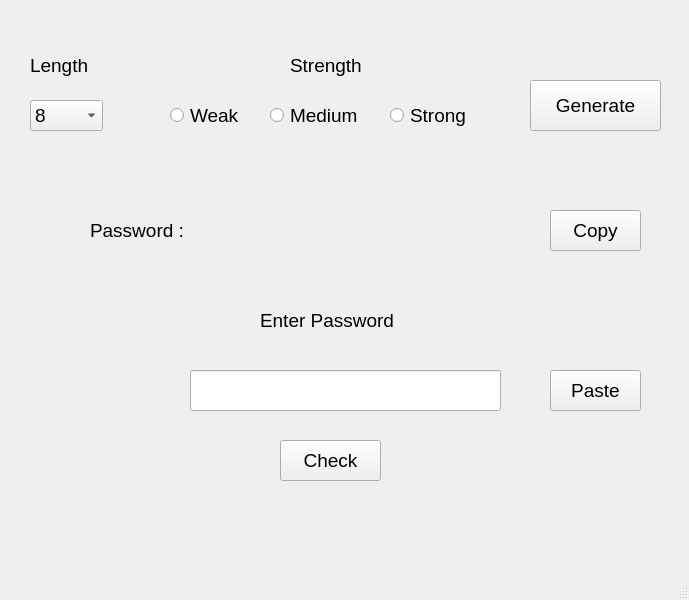
<?xml version="1.0" encoding="UTF-8"?>
<ui version="4.0">
 <class>MainWindow</class>
 <widget class="QMainWindow" name="MainWindow">
  <property name="geometry">
   <rect>
    <x>0</x>
    <y>0</y>
    <width>689</width>
    <height>600</height>
   </rect>
  </property>
  <property name="windowTitle">
   <string>Password Generator</string>
  </property>
  <widget class="QWidget" name="centralwidget">
   <widget class="QComboBox" name="length">
    <property name="geometry">
     <rect>
      <x>30</x>
      <y>100</y>
      <width>73</width>
      <height>31</height>
     </rect>
    </property>
    <property name="font">
     <font>
      <pointsize>14</pointsize>
     </font>
    </property>
    <item>
     <property name="text">
      <string>8</string>
     </property>
    </item>
    <item>
     <property name="text">
      <string>9</string>
     </property>
    </item>
    <item>
     <property name="text">
      <string>10</string>
     </property>
    </item>
    <item>
     <property name="text">
      <string>11</string>
     </property>
    </item>
    <item>
     <property name="text">
      <string>12</string>
     </property>
    </item>
   </widget>
   <widget class="QLabel" name="label">
    <property name="geometry">
     <rect>
      <x>30</x>
      <y>50</y>
      <width>71</width>
      <height>31</height>
     </rect>
    </property>
    <property name="font">
     <font>
      <pointsize>14</pointsize>
     </font>
    </property>
    <property name="text">
     <string>Length</string>
    </property>
   </widget>
   <widget class="QLabel" name="label_2">
    <property name="geometry">
     <rect>
      <x>290</x>
      <y>50</y>
      <width>91</width>
      <height>31</height>
     </rect>
    </property>
    <property name="font">
     <font>
      <pointsize>14</pointsize>
     </font>
    </property>
    <property name="text">
     <string>Strength</string>
    </property>
   </widget>
   <widget class="QRadioButton" name="weak">
    <property name="geometry">
     <rect>
      <x>170</x>
      <y>100</y>
      <width>95</width>
      <height>31</height>
     </rect>
    </property>
    <property name="font">
     <font>
      <pointsize>14</pointsize>
     </font>
    </property>
    <property name="text">
     <string>Weak</string>
    </property>
   </widget>
   <widget class="QRadioButton" name="medium">
    <property name="geometry">
     <rect>
      <x>270</x>
      <y>100</y>
      <width>111</width>
      <height>31</height>
     </rect>
    </property>
    <property name="font">
     <font>
      <pointsize>14</pointsize>
     </font>
    </property>
    <property name="text">
     <string>Medium</string>
    </property>
   </widget>
   <widget class="QRadioButton" name="strong">
    <property name="geometry">
     <rect>
      <x>390</x>
      <y>100</y>
      <width>111</width>
      <height>31</height>
     </rect>
    </property>
    <property name="font">
     <font>
      <pointsize>14</pointsize>
     </font>
    </property>
    <property name="text">
     <string>Strong</string>
    </property>
   </widget>
   <widget class="QPushButton" name="generate">
    <property name="geometry">
     <rect>
      <x>530</x>
      <y>80</y>
      <width>131</width>
      <height>51</height>
     </rect>
    </property>
    <property name="font">
     <font>
      <pointsize>14</pointsize>
     </font>
    </property>
    <property name="text">
     <string>Generate</string>
    </property>
   </widget>
   <widget class="QPushButton" name="copy">
    <property name="geometry">
     <rect>
      <x>550</x>
      <y>210</y>
      <width>91</width>
      <height>41</height>
     </rect>
    </property>
    <property name="font">
     <font>
      <pointsize>14</pointsize>
     </font>
    </property>
    <property name="text">
     <string>Copy</string>
    </property>
   </widget>
   <widget class="QLabel" name="label_3">
    <property name="geometry">
     <rect>
      <x>90</x>
      <y>210</y>
      <width>131</width>
      <height>41</height>
     </rect>
    </property>
    <property name="font">
     <font>
      <pointsize>14</pointsize>
     </font>
    </property>
    <property name="text">
     <string>Password :</string>
    </property>
   </widget>
   <widget class="QLabel" name="res1">
    <property name="geometry">
     <rect>
      <x>250</x>
      <y>200</y>
      <width>261</width>
      <height>61</height>
     </rect>
    </property>
    <property name="font">
     <font>
      <pointsize>18</pointsize>
     </font>
    </property>
    <property name="text">
     <string/>
    </property>
   </widget>
   <widget class="QLabel" name="label_5">
    <property name="geometry">
     <rect>
      <x>260</x>
      <y>300</y>
      <width>191</width>
      <height>41</height>
     </rect>
    </property>
    <property name="font">
     <font>
      <pointsize>14</pointsize>
     </font>
    </property>
    <property name="text">
     <string>Enter Password</string>
    </property>
   </widget>
   <widget class="QLineEdit" name="lineEdit">
    <property name="geometry">
     <rect>
      <x>190</x>
      <y>370</y>
      <width>311</width>
      <height>41</height>
     </rect>
    </property>
    <property name="font">
     <font>
      <pointsize>14</pointsize>
     </font>
    </property>
   </widget>
   <widget class="QPushButton" name="paste">
    <property name="geometry">
     <rect>
      <x>550</x>
      <y>370</y>
      <width>91</width>
      <height>41</height>
     </rect>
    </property>
    <property name="font">
     <font>
      <pointsize>14</pointsize>
     </font>
    </property>
    <property name="text">
     <string>Paste</string>
    </property>
   </widget>
   <widget class="QPushButton" name="check">
    <property name="geometry">
     <rect>
      <x>280</x>
      <y>440</y>
      <width>101</width>
      <height>41</height>
     </rect>
    </property>
    <property name="font">
     <font>
      <pointsize>14</pointsize>
     </font>
    </property>
    <property name="text">
     <string>Check</string>
    </property>
   </widget>
   <widget class="QLabel" name="res2">
    <property name="geometry">
     <rect>
      <x>280</x>
      <y>510</y>
      <width>201</width>
      <height>51</height>
     </rect>
    </property>
    <property name="font">
     <font>
      <pointsize>18</pointsize>
     </font>
    </property>
    <property name="text">
     <string/>
    </property>
   </widget>
  </widget>
  <widget class="QStatusBar" name="statusbar"/>
 </widget>
 <resources/>
 <connections/>
</ui>
